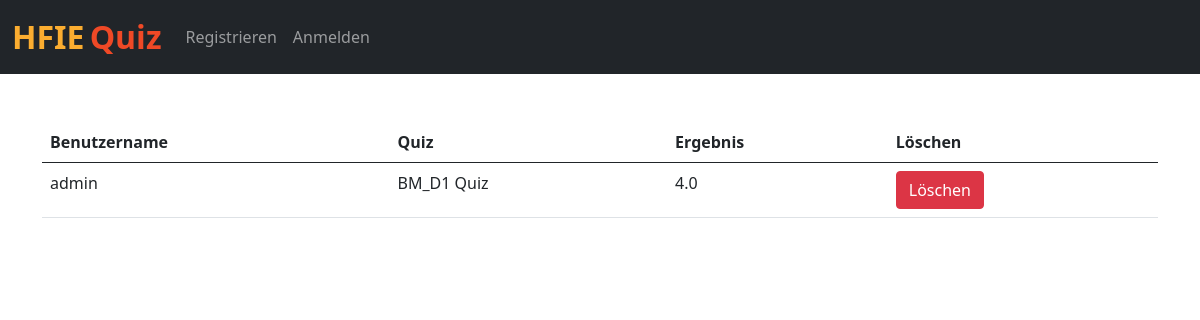
Before: /results/ with the older database file.
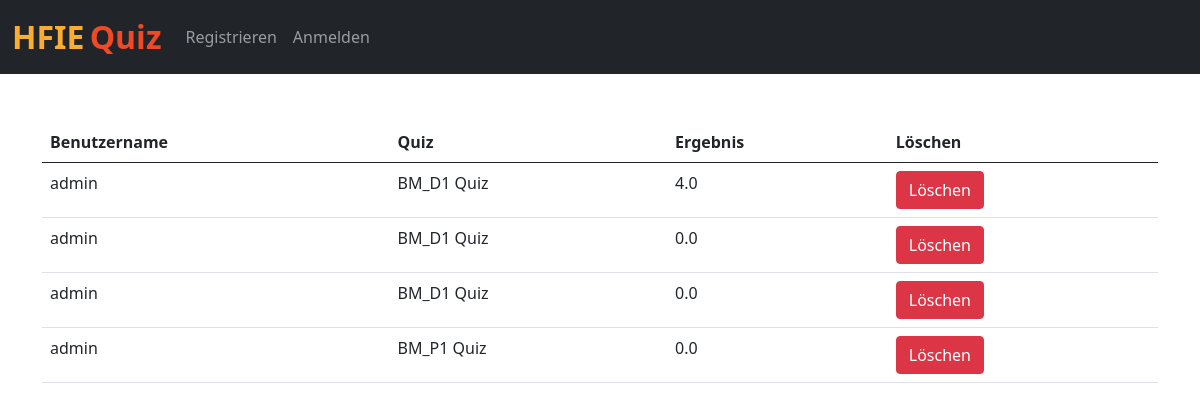
After: the same page with the newer database file.
### home/models.py (models this page shows, shortened)
class Marks_Of_User(models.Model):
    quiz = models.ForeignKey(Quiz, on_delete=models.CASCADE)
    user = models.ForeignKey(User, on_delete=models.CASCADE)
    score = models.FloatField()

class Quiz(models.Model):
    name = models.CharField(max_length=50)
    desc = models.CharField(max_length=500)
    number_of_questions = models.IntegerField(default=1)
    time = models.IntegerField(help_text="Duration of the quiz in seconds", default="1")
    def __str__(self):
        return self.name

### home/views.py (the view)
# urls.py: path('results/', views.results, name='results'),
def results(request):
    marks = Marks_Of_User.objects.all()
    return render(request, "results.html", {'marks':marks})

### home/templates/results.html (shortened to what this page needs)
{% extends 'base.html' %}
{% block body %}
<div class="container mt-4">
      <br>
      <table class="table">
        <thead>
          <tr>
            <th>Benutzername</th>
            <th>Quiz</th>
            <th>Ergebnis</th>
            <th>Löschen</th>
          </tr>
        </thead>
{% for mark in marks %}
<tr>
  <td>{{mark.user}}</td>
  <td>{{mark.quiz}}</td>
  <td>{{mark.score}}</td>
  <td><a href="/delete_result/{{mark.id}}/" class="btn btn-danger">Löschen</a></td>
</tr>
{% endfor %}
</table>
</div>
{% endblock %}

### home/templates/base.html (shortened to what this page needs)
<!doctype html>
<html lang="en">
<head>
    <link href="https://cdn.jsdelivr.net/npm/bootstrap@5.0.2/dist/css/bootstrap.min.css" rel="stylesheet">
</head>
<body>
    <nav class="navbar navbar-expand-lg navbar-dark bg-dark">
        <div class="container-fluid">
            <a class="navbar-brand" href="/"><span class="head1">HFIE</span> <span class="head2">Quiz</span></a>
            <div class="collapse navbar-collapse" id="navbarSupportedContent">
                {% if user.is_authenticated %}
                <ul class="navbar-nav me-auto mb-2 mb-lg-0">
                    <li class="nav-item">
                        <a class="nav-link" href="#">Hallo {{request.user}}</a>
                    </li>
                    <li class="nav-item">
                        <a class="nav-link" href="/logout">Ausloggen</a>
                    </li>
                    {% if user.is_superuser %}
                    <div class="collapse navbar-collapse" id="navbarNavDarkDropdown">
                        <ul class="navbar-nav">
                            <li class="nav-item dropdown">
                                <a class="nav-link dropdown-toggle" href="#" id="navbarDarkDropdownMenuLink" role="button" data-bs-toggle="dropdown" aria-expanded="false">
                          Admin
                        </a>
                                <ul class="dropdown-menu dropdown-menu-dark" aria-labelledby="navbarDarkDropdownMenuLink">
                                    <li><a class="dropdown-item" href="/add_quiz/">Quiz hinzufügen</a></li>
                                    <li><a class="dropdown-item" href="/add_question/">Frage hinzufügen</a></li>
                                    <li><a class="dropdown-item" href="/results/">Resultate anzeigen</a></li>
                                </ul>
                            </li>
                        </ul>
                    </div>
                    {% endif %}
                </ul>
                {% else %}
                <ul class="navbar-nav me-auto mb-2 mb-lg-0">
                    <li class="nav-item">
                        <a class="nav-link" href="/signup">Registrieren</a>
                    </li>
                    <li class="nav-item">
                        <a class="nav-link" href="/login">Anmelden</a>
                    </li>
                </ul>
                {% endif %}
            </div>
        </div>
    </nav>
    {% block body %} {% endblock %}
</body>
</html>

### home/templates/base.html (style rules this page uses)
.head1 { color: #fbad30; font-size: 2rem; font-weight: bold; height: 50px; }
.head2 { color: #EF4926; font-size: 2rem; font-weight: bold; }

Changed rows visible on the page:
added Marks_Of_User: user "admin", quiz "BM_D1 Quiz", score "0.0"
added Marks_Of_User: user "admin", quiz "BM_D1 Quiz", score "0.0"
added Marks_Of_User: user "admin", quiz "BM_P1 Quiz", score "0.0"
